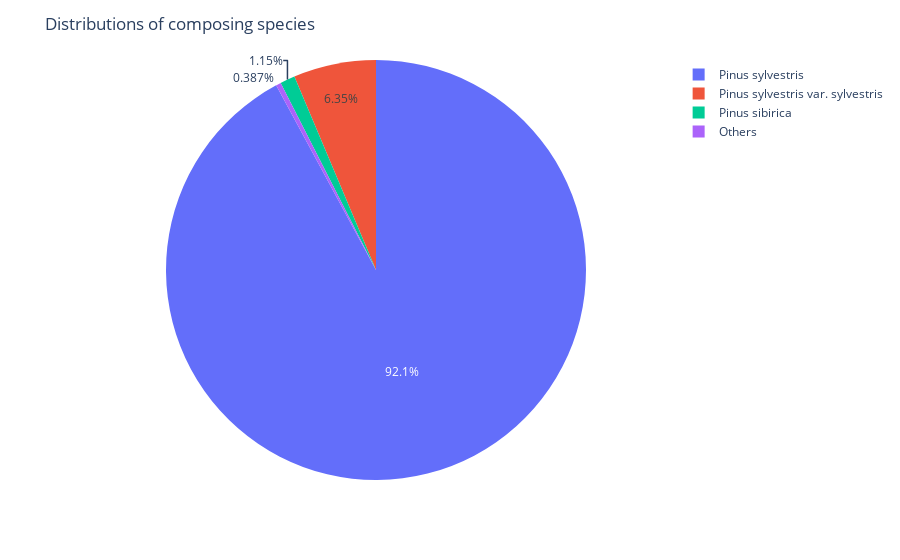

Notebook cell for this chart:
### Code cell
def plot_observation_comp(data: pd.DataFrame):
  obs_count = data['scientificName'].value_counts().to_frame().reset_index()
  obs_count.columns = ['scientificName', 'count']
  obs_count_small = obs_count[obs_count['count'] < 250].sum().to_frame().T
  obs_count_small.loc[0, 'scientificName'] = 'Others'
  obs_count_agg = pd.concat([obs_count_small, obs_count[obs_count['count'] >= 250]])
  fig = px.pie(obs_count_agg, values='count', names='scientificName')
  fig.update_layout(title=f'Distributions of composing species')
  fig.show()

plot_observation_comp(df_vis)

### Figure 1 — Plotly figure (JSON) as saved in the notebook; plotly's stock layout.template omitted (floating-point values rounded to 4 significant figures)
{"data": [{"domain": {"x": [0, 1], "y": [0, 1]}, "hovertemplate": "scientificName=%{label}<br>count=%{value}<extra></extra>", "labels": ["Others", "Pinus sylvestris", "Pinus sylvestris var. sylvestris", "Pinus sibirica"], "legendgroup": "", "name": "", "showlegend": true, "type": "pie", "values": [437, 104098, 7181, 1297]}], "layout": {"legend": {"tracegroupgap": 0}, "margin": {"t": 60}, "title": {"text": "Distributions of composing species"}}}
